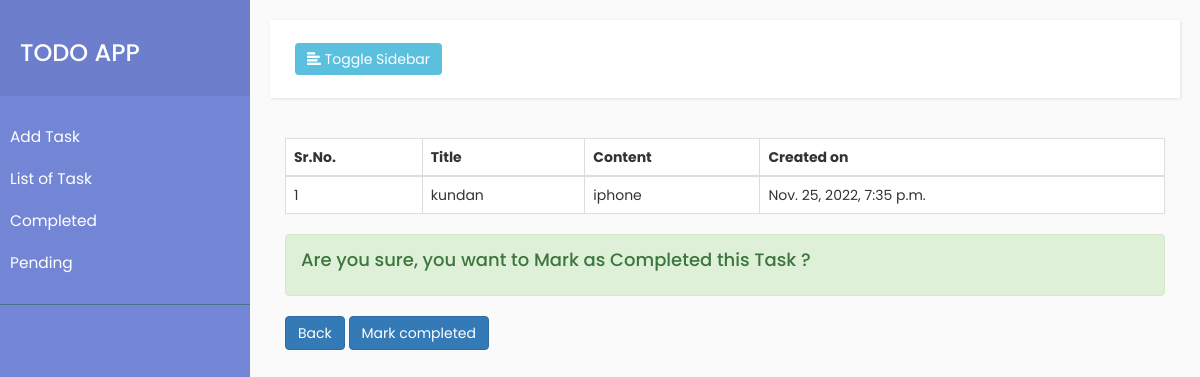
The page /mark_completed/4/ on the database its author committed.
### todo_app/models.py (models this page shows)
class Todo_Task(models.Model):
    id= models.AutoField(primary_key=True)
    title = models.CharField(max_length=255)
    content = models.CharField(max_length=255)
    task_status = models.BooleanField(default=False)
    created_at = models.DateTimeField(auto_now_add=True)

### todo_app/views.py (the view, shortened to what this page needs)
# urls.py: path('mark_completed/<int:pk>/',views.mark_completed,name='mark_completed'),
def mark_completed(request, pk):
    todo_obj= Todo_Task.objects.filter(id=pk)
    print("user_obj",todo_obj)
    context = {'todo_obj': todo_obj}
    return render(request,'mark_completed.html',context)

### todo_app/templates/mark_completed.html (shortened to what this page needs)
{% extends 'base.html' %}
{% load static %}
{% block body %}
<div class="col-md-12">
    <div class="table table-striped">
      <table class="table table-bordered">
            <thead>
                <tr>
                    <th>Sr.No.</th>
                    <th>Title</th>
                    <th>Content</th>
                    <th>Created on</th>
                </tr>
            </thead>
            {% for i in todo_obj %}
            <tbody>
                <tr>
                        <td>{{forloop.counter}}</td>
                        <td>{{i.title}}</td>
                        <td>{{i.content}}</td>
                        <td>{{i.created_at}}</td>
                </tr>
            </tbody>
        </table>
        <form method="post" id="data_validation" action="{% url 'mark_completed' i.id %}" enctype="multipart/form-data">
            <div class="alert alert-success ">
                <h4>Are you sure, you want to Mark as Completed this Task ?</h4>
            </div>
            <div class="mx-2 ">
                <a class="btn btn-primary btn1 " href="{% url 'todo_lists' %}">Back</a>
            <input class="btn btn-primary btn1" id='delete_customer' name='task_status' type="submit" value="Mark completed" >
            </div>
        </form>
    </div>
</div>
 {% endfor %}
{% endblock body %}

### static/assets/css/style.css (style rules this page uses)
body { font-family: 'Poppins', sans-serif; background: #fafafa; }
a, a:hover, a:focus { color: inherit; text-decoration: none; transition: all 0.3s; }

### rows shown on the page
Todo_Task: title "kundan", content "iphone", created_at "Nov. 25, 2022, 7:35 p.m."
